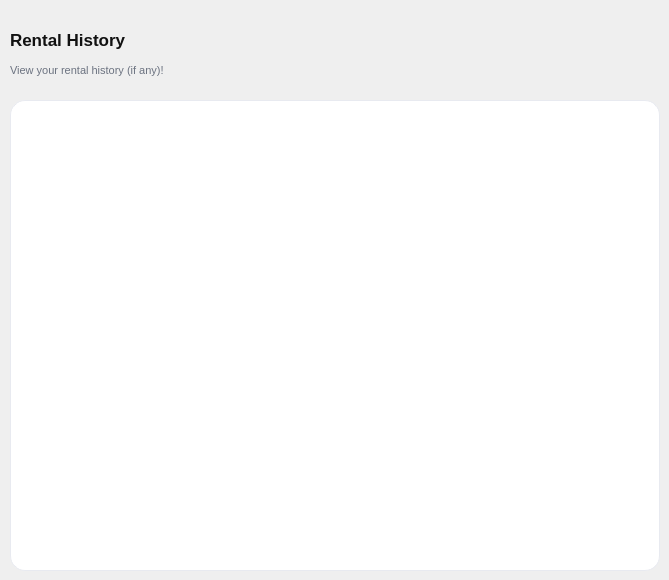
   <widget class="QWidget" name="myBookingPage">
    <widget class="QLabel" name="myBookingtitle">
     <property name="geometry">
      <rect>
       <x>10</x>
       <y>20</y>
       <width>200</width>
       <height>40</height>
      </rect>
     </property>
     <property name="styleSheet">
      <string notr="true">font-size: 17px;
font-weight: bold;
color: #111111;
background: transparent;
font-family: Segoe UI;
border: none;
</string>
     </property>
     <property name="text">
      <string>Rental History</string>
     </property>
    </widget>
    <widget class="QLabel" name="myBookingsubtitle">
     <property name="geometry">
      <rect>
       <x>10</x>
       <y>60</y>
       <width>400</width>
       <height>20</height>
      </rect>
     </property>
     <property name="styleSheet">
      <string notr="true">font-size: 11px;
color: #6B7280;
background: transparent;
border: none;</string>
     </property>
     <property name="text">
      <string>View your rental history (if any)!</string>
     </property>
    </widget>
    <widget class="QTableWidget" name="rentalHistoryTable">
     <property name="geometry">
      <rect>
       <x>10</x>
       <y>100</y>
       <width>650</width>
       <height>471</height>
      </rect>
     </property>
     <property name="styleSheet">
      <string notr="true">QTableWidget {
    border: 1px solid #e8eaf0;
    border-radius: 15px;
    background: white;
    outline: none;
    font-size: 13px;
    color: #1a1a2e;
}

QTableWidget::item {
    padding: 0px 14px;
    border: none;
    border-bottom: 1px solid #f0f2f8;
}

QTableWidget::item:selected {
    background: #eef0fb;
    color: #3b4fd8;
}

QTableWidget::item:alternate {
    background: #fafafa;
}

QHeaderView::section {
    background: #f4f5f8;
    color: #6b7280;
    font-size: 12px;
    font-weight: 600;
    padding: 0px 14px;
    height: 40px;
    border: none;
    border-bottom: 2px solid #e8eaf0;
}

QScrollBar:vertical {
    width: 6px;
    background: transparent;
}

QScrollBar::handle:vertical {
    background: #c4c9de;
    border-radius: 3px;
    min-height: 30px;
}

QScrollBar::add-line:vertical,
QScrollBar::sub-line:vertical {
    height: 0;
}
</string>
     </property>
    </widget>
   </widget>
